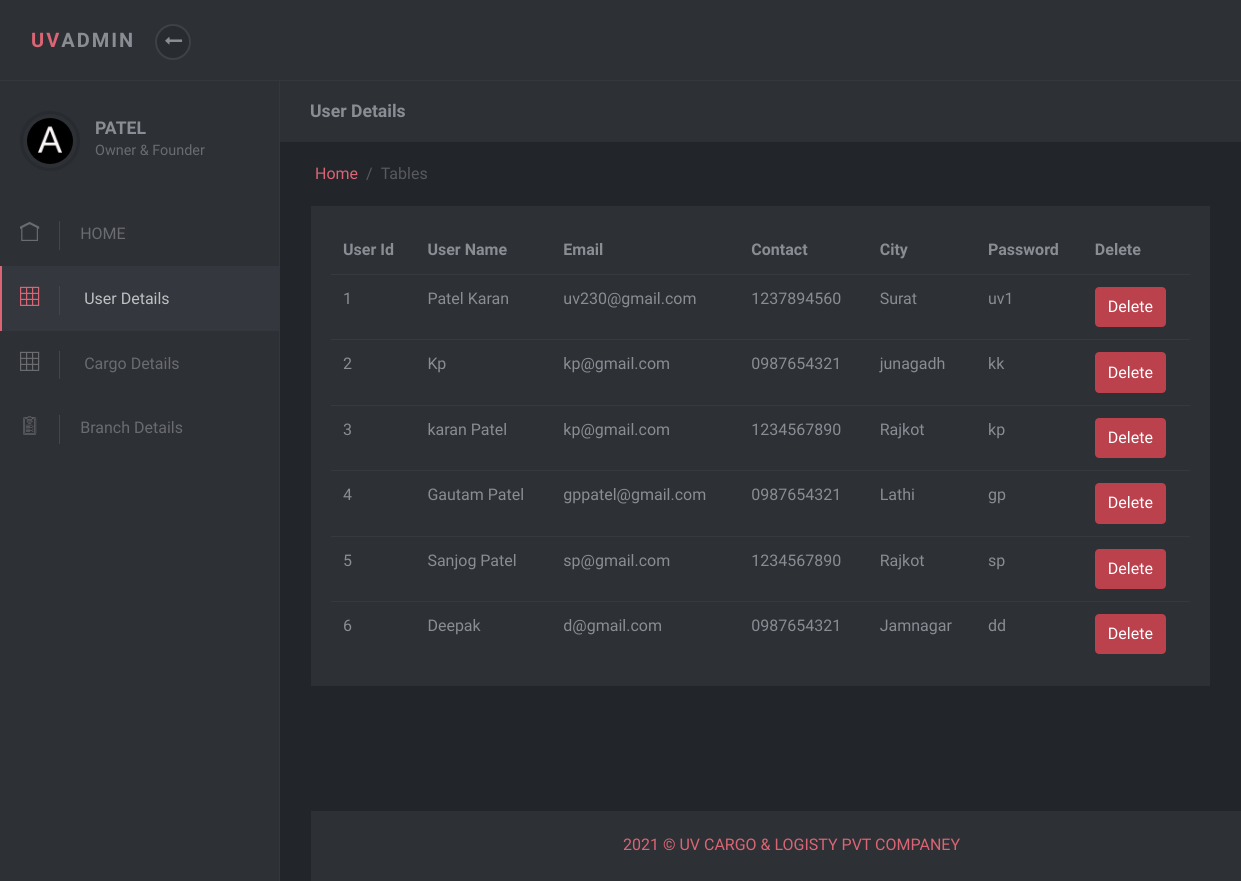
Screenshot of /Uvadlog/admin/tables.php with the database file from the repository.
### tables this page shows
CREATE TABLE `usersignup` (
  `uid` int(2) NOT NULL,
  `uname` varchar(30) NOT NULL,
  `email` varchar(40) NOT NULL,
  `contact` varchar(10) NOT NULL,
  `city` varchar(20) NOT NULL,
  `psw` varchar(20) NOT NULL
);

### Uvadlog/admin/tables.php (the view, shortened to what this page needs)
<!DOCTYPE html>
<html>
  <head>
    <link rel="stylesheet" href="vendor/bootstrap/css/bootstrap.min.css">
    <link rel="stylesheet" href="vendor/font-awesome/css/font-awesome.min.css">
    <link rel="stylesheet" href="css/font.css">
    <link rel="stylesheet" href="css/style.default.css" id="theme-stylesheet">
    <link rel="stylesheet" href="css/custom.css">
  </head>
  <body>
    <header class="header">
      <nav class="navbar navbar-expand-lg">
        <div class="container-fluid d-flex align-items-center justify-content-between">
          <div class="navbar-header">
            <a href="index.html" class="navbar-brand">
              <div class="brand-text brand-big visible text-uppercase"><strong class="text-primary">Uv</strong><strong>Admin</strong></div>
              <div class="brand-text brand-sm"><strong class="text-primary">U</strong><strong>A</strong></div></a>
            <button class="sidebar-toggle"><i class="fa fa-long-arrow-left"></i></button>
          </div>
        </div>
      </nav>
    </header>
    <div class="d-flex align-items-stretch">
      <nav id="sidebar">
        <div class="sidebar-header d-flex align-items-center">
          <div class="avatar"><img src="img/avatar-6.jpg" alt="..." class="img-fluid rounded-circle"></div>
          <div class="title">
          <h1 class="h5"><?php echo $_SESSION['admin']. " PATEL"; ?></h1>
          <p>Owner & Founder</p>
          </div>
        </div>
        <ul class="list-unstyled">
                <li><a href="index.php"> <i class="icon-home"></i>HOME </a></li>
                <li class="active"><a href="tables.php"> <i class="icon-grid"></i> User Details </a></li>
                <li><a href="cargodetail.php"> <i class="icon-grid"></i> Cargo Details </a></li>
                <li><a href="forms.php"> <i class="icon-padnote"></i>Branch Details </a></li>
        </ul>
      </nav>
      <div class="page-content">
        <div class="page-header no-margin-bottom">
          <div class="container-fluid">
            <h2 class="h5 no-margin-bottom">User Details</h2>
          </div>
        </div>
        <div class="container-fluid">
          <ul class="breadcrumb">
            <li class="breadcrumb-item"><a href="index.html">Home</a></li>
            <li class="breadcrumb-item active">Tables</li>
          </ul>
        </div>
        <section class="no-padding-top">
          <div class="container-fluid">
            <div class="row">
              <div class="col-lg-12">
                <div class="block margin-bottom-sm">
                  <div class="table-responsive">
                    <table class="table">
                      <thead>
                           <th>User Id  </th>
                           <th>User Name</th>
                           <th>Email    </th>
                           <th>Contact  </th>
                           <th>City     </th>
                           <th>Password </th>
                           <th>Delete   </th>
                      </thead>
                      <tbody>
                        <?php
                          include('db.php');
                            $sql="SELECT * FROM usersignup";
                            $result = mysqli_query($db,$sql);
                              while($row=mysqli_fetch_assoc($result)){
                           ?>
                                <tr>
                                <td scope="row"><?php echo $row['uid']?></td>
                                <td><?php echo $row['uname']?></td>
                                <td><?php echo $row['email']?></td>
                                <td><?php echo $row['contact']?></td>
                                <td><?php echo $row['city']?></td>
                                <td><?php echo $row['psw']?></td>
                                <td>
                                    <a href="?type=delete&uid=<?php echo $row["uid"]; ?>" class="btn btn-danger">Delete</a>
                                </td>
                              </tr>
                                <?php } ?>
                      </tbody>
                    </table>
                  </div>
                </div>
              </div>
              <div class="col-lg-6">
                </div>
              </div>
        <footer class="footer">
          <div class="footer__block block no-margin-bottom">
            <div class="container-fluid text-center">
              <p class="no-margin-bottom"><a target="_blank" href="http://www.uvcargo.cf/">2021 &copy; UV CARGO & LOGISTY PVT COMPANEY </a></p>
            </div>
          </div>
        </footer>
      </div>
    </div>
  </body>
</html>

### rows the page displays
usersignup: uid "1", uname "Patel Karan", email "uv230@gmail.com", contact "1237894560", city "Surat", psw "uv1"
usersignup: uid "2", uname "Kp", email "kp@gmail.com", contact "0987654321", city "junagadh", psw "kk"
usersignup: uid "3", uname "karan Patel", email "kp@gmail.com", contact "1234567890", city "Rajkot", psw "kp"
usersignup: uid "4", uname "Gautam Patel", email "gppatel@gmail.com", contact "0987654321", city "Lathi", psw "gp"
usersignup: uid "5", uname "Sanjog Patel", email "sp@gmail.com", contact "1234567890", city "Rajkot", psw "sp"
usersignup: uid "6", uname "Deepak", email "d@gmail.com", contact "0987654321", city "Jamnagar", psw "dd"
